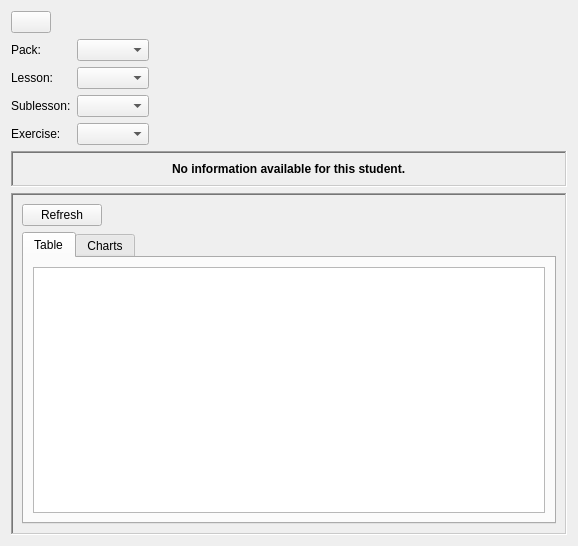
<?xml version="1.0" encoding="UTF-8"?>
<ui version="4.0">
 <class>studentDetails</class>
 <widget class="QWidget" name="studentDetails">
  <property name="geometry">
   <rect>
    <x>0</x>
    <y>0</y>
    <width>578</width>
    <height>546</height>
   </rect>
  </property>
  <property name="windowTitle">
   <string notr="true"/>
  </property>
  <layout class="QGridLayout" name="gridLayout">
   <item row="2" column="0">
    <widget class="QFrame" name="exerciseFrame">
     <property name="sizePolicy">
      <sizepolicy hsizetype="Preferred" vsizetype="Fixed">
       <horstretch>0</horstretch>
       <verstretch>0</verstretch>
      </sizepolicy>
     </property>
     <property name="frameShape">
      <enum>QFrame::NoFrame</enum>
     </property>
     <property name="frameShadow">
      <enum>QFrame::Plain</enum>
     </property>
     <layout class="QFormLayout" name="formLayout">
      <property name="leftMargin">
       <number>0</number>
      </property>
      <property name="topMargin">
       <number>0</number>
      </property>
      <property name="rightMargin">
       <number>0</number>
      </property>
      <property name="bottomMargin">
       <number>0</number>
      </property>
      <item row="1" column="0">
       <widget class="QLabel" name="packLabel">
        <property name="text">
         <string>Pack:</string>
        </property>
       </widget>
      </item>
      <item row="1" column="1">
       <widget class="QComboBox" name="packBox">
        <property name="sizePolicy">
         <sizepolicy hsizetype="Fixed" vsizetype="Fixed">
          <horstretch>0</horstretch>
          <verstretch>0</verstretch>
         </sizepolicy>
        </property>
       </widget>
      </item>
      <item row="3" column="0">
       <widget class="QLabel" name="lessonLabel">
        <property name="text">
         <string>Lesson:</string>
        </property>
       </widget>
      </item>
      <item row="3" column="1">
       <widget class="QComboBox" name="lessonBox">
        <property name="sizePolicy">
         <sizepolicy hsizetype="Fixed" vsizetype="Fixed">
          <horstretch>0</horstretch>
          <verstretch>0</verstretch>
         </sizepolicy>
        </property>
       </widget>
      </item>
      <item row="5" column="0">
       <widget class="QLabel" name="exerciseLabel">
        <property name="text">
         <string>Exercise:</string>
        </property>
       </widget>
      </item>
      <item row="5" column="1">
       <widget class="QComboBox" name="exerciseBox">
        <property name="sizePolicy">
         <sizepolicy hsizetype="Fixed" vsizetype="Fixed">
          <horstretch>0</horstretch>
          <verstretch>0</verstretch>
         </sizepolicy>
        </property>
       </widget>
      </item>
      <item row="4" column="0">
       <widget class="QLabel" name="sublessonLabel">
        <property name="text">
         <string>Sublesson:</string>
        </property>
       </widget>
      </item>
      <item row="4" column="1">
       <widget class="QComboBox" name="sublessonBox">
        <property name="sizePolicy">
         <sizepolicy hsizetype="Fixed" vsizetype="Fixed">
          <horstretch>0</horstretch>
          <verstretch>0</verstretch>
         </sizepolicy>
        </property>
       </widget>
      </item>
     </layout>
    </widget>
   </item>
   <item row="4" column="0">
    <widget class="QFrame" name="statsFrame">
     <property name="frameShape">
      <enum>QFrame::WinPanel</enum>
     </property>
     <property name="frameShadow">
      <enum>QFrame::Sunken</enum>
     </property>
     <layout class="QGridLayout" name="gridLayout_5">
      <item row="0" column="0" alignment="Qt::AlignLeft">
       <widget class="QPushButton" name="refreshButton">
        <property name="sizePolicy">
         <sizepolicy hsizetype="Fixed" vsizetype="Fixed">
          <horstretch>0</horstretch>
          <verstretch>0</verstretch>
         </sizepolicy>
        </property>
        <property name="text">
         <string>Refresh</string>
        </property>
       </widget>
      </item>
      <item row="1" column="0">
       <widget class="QTabWidget" name="statsTabWidget">
        <property name="currentIndex">
         <number>0</number>
        </property>
        <widget class="QWidget" name="statsTableTab">
         <attribute name="title">
          <string>Table</string>
         </attribute>
         <layout class="QGridLayout" name="gridLayout_2">
          <item row="0" column="0">
           <widget class="QTableWidget" name="statsTable">
            <property name="editTriggers">
             <set>QAbstractItemView::NoEditTriggers</set>
            </property>
            <property name="showDropIndicator" stdset="0">
             <bool>false</bool>
            </property>
            <property name="dragDropOverwriteMode">
             <bool>false</bool>
            </property>
            <property name="alternatingRowColors">
             <bool>true</bool>
            </property>
            <property name="selectionMode">
             <enum>QAbstractItemView::NoSelection</enum>
            </property>
            <property name="selectionBehavior">
             <enum>QAbstractItemView::SelectRows</enum>
            </property>
           </widget>
          </item>
         </layout>
        </widget>
        <widget class="QWidget" name="statsChartTab">
         <property name="enabled">
          <bool>true</bool>
         </property>
         <attribute name="title">
          <string>Charts</string>
         </attribute>
         <layout class="QHBoxLayout" name="statsChartTabLayout"/>
        </widget>
       </widget>
      </item>
     </layout>
    </widget>
   </item>
   <item row="3" column="0">
    <widget class="QFrame" name="noInfoFrame">
     <property name="frameShape">
      <enum>QFrame::WinPanel</enum>
     </property>
     <property name="frameShadow">
      <enum>QFrame::Sunken</enum>
     </property>
     <layout class="QGridLayout" name="gridLayout_3">
      <item row="0" column="0" alignment="Qt::AlignHCenter|Qt::AlignVCenter">
       <widget class="QLabel" name="noInfoLabel">
        <property name="font">
         <font>
          <weight>75</weight>
          <bold>true</bold>
         </font>
        </property>
        <property name="text">
         <string>No information available for this student.</string>
        </property>
       </widget>
      </item>
     </layout>
    </widget>
   </item>
   <item row="0" column="0">
    <widget class="QFrame" name="header">
     <property name="sizePolicy">
      <sizepolicy hsizetype="Preferred" vsizetype="Fixed">
       <horstretch>0</horstretch>
       <verstretch>0</verstretch>
      </sizepolicy>
     </property>
     <property name="frameShape">
      <enum>QFrame::NoFrame</enum>
     </property>
     <property name="frameShadow">
      <enum>QFrame::Raised</enum>
     </property>
     <layout class="QHBoxLayout" name="horizontalLayout">
      <property name="leftMargin">
       <number>0</number>
      </property>
      <property name="topMargin">
       <number>0</number>
      </property>
      <property name="rightMargin">
       <number>0</number>
      </property>
      <property name="bottomMargin">
       <number>0</number>
      </property>
      <item>
       <widget class="QPushButton" name="backButton">
        <property name="sizePolicy">
         <sizepolicy hsizetype="Fixed" vsizetype="Fixed">
          <horstretch>0</horstretch>
          <verstretch>0</verstretch>
         </sizepolicy>
        </property>
        <property name="toolTip">
         <string>Go back</string>
        </property>
        <property name="text">
         <string notr="true"/>
        </property>
        <property name="icon">
         <iconset resource="../../../res.qrc">
          <normaloff>:/res/images/previous.png</normaloff>:/res/images/previous.png</iconset>
        </property>
        <property name="iconSize">
         <size>
          <width>26</width>
          <height>26</height>
         </size>
        </property>
       </widget>
      </item>
      <item>
       <widget class="QLabel" name="titleLabel">
        <property name="sizePolicy">
         <sizepolicy hsizetype="Preferred" vsizetype="Fixed">
          <horstretch>0</horstretch>
          <verstretch>0</verstretch>
         </sizepolicy>
        </property>
        <property name="text">
         <string notr="true"/>
        </property>
       </widget>
      </item>
     </layout>
    </widget>
   </item>
  </layout>
 </widget>
 <resources>
  <include location="../../../res.qrc"/>
 </resources>
 <connections/>
</ui>
